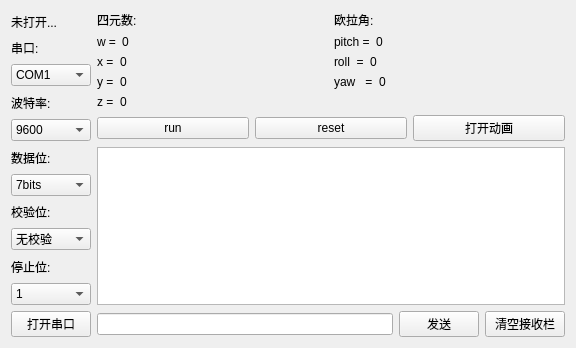
<?xml version="1.0" encoding="UTF-8"?>
<ui version="4.0">
 <class>Widget</class>
 <widget class="QWidget" name="Widget">
  <property name="geometry">
   <rect>
    <x>0</x>
    <y>0</y>
    <width>576</width>
    <height>348</height>
   </rect>
  </property>
  <property name="windowTitle">
   <string>Spacelan's 串口调试助手</string>
  </property>
  <layout class="QGridLayout" name="gridLayout">
   <item row="0" column="0">
    <layout class="QVBoxLayout" name="verticalLayout_2">
     <item>
      <widget class="QLabel" name="appName">
       <property name="text">
        <string>未打开...</string>
       </property>
      </widget>
     </item>
     <item>
      <widget class="QLabel" name="label">
       <property name="text">
        <string>串口:</string>
       </property>
      </widget>
     </item>
     <item>
      <widget class="QComboBox" name="portnameComboBox">
       <item>
        <property name="text">
         <string>COM1</string>
        </property>
       </item>
       <item>
        <property name="text">
         <string>COM2</string>
        </property>
       </item>
       <item>
        <property name="text">
         <string>COM3</string>
        </property>
       </item>
       <item>
        <property name="text">
         <string>COM4</string>
        </property>
       </item>
       <item>
        <property name="text">
         <string>COM5</string>
        </property>
       </item>
       <item>
        <property name="text">
         <string>COM6</string>
        </property>
       </item>
       <item>
        <property name="text">
         <string>COM7</string>
        </property>
       </item>
       <item>
        <property name="text">
         <string>COM8</string>
        </property>
       </item>
       <item>
        <property name="text">
         <string>COM9</string>
        </property>
       </item>
       <item>
        <property name="text">
         <string>COM10</string>
        </property>
       </item>
      </widget>
     </item>
     <item>
      <widget class="QLabel" name="label_2">
       <property name="text">
        <string>波特率:</string>
       </property>
      </widget>
     </item>
     <item>
      <widget class="QComboBox" name="baudRateComboBox">
       <item>
        <property name="text">
         <string>9600</string>
        </property>
       </item>
       <item>
        <property name="text">
         <string>115200</string>
        </property>
       </item>
      </widget>
     </item>
     <item>
      <widget class="QLabel" name="label_3">
       <property name="text">
        <string>数据位:</string>
       </property>
      </widget>
     </item>
     <item>
      <widget class="QComboBox" name="dataBitsComboBox">
       <item>
        <property name="text">
         <string>7bits</string>
        </property>
       </item>
       <item>
        <property name="text">
         <string>8bits</string>
        </property>
       </item>
      </widget>
     </item>
     <item>
      <widget class="QLabel" name="label_4">
       <property name="text">
        <string>校验位:</string>
       </property>
      </widget>
     </item>
     <item>
      <widget class="QComboBox" name="parityComboBox">
       <item>
        <property name="text">
         <string>无校验</string>
        </property>
       </item>
       <item>
        <property name="text">
         <string>奇校验</string>
        </property>
       </item>
       <item>
        <property name="text">
         <string>偶校验</string>
        </property>
       </item>
      </widget>
     </item>
     <item>
      <widget class="QLabel" name="label_5">
       <property name="text">
        <string>停止位:</string>
       </property>
      </widget>
     </item>
     <item>
      <widget class="QComboBox" name="stopbitsComboBox">
       <item>
        <property name="text">
         <string>1</string>
        </property>
       </item>
       <item>
        <property name="text">
         <string>1.5</string>
        </property>
       </item>
       <item>
        <property name="text">
         <string>2</string>
        </property>
       </item>
      </widget>
     </item>
     <item>
      <widget class="QPushButton" name="openclosebtn">
       <property name="text">
        <string>打开串口</string>
       </property>
      </widget>
     </item>
    </layout>
   </item>
   <item row="0" column="1">
    <layout class="QVBoxLayout" name="verticalLayout_5">
     <item>
      <layout class="QHBoxLayout" name="horizontalLayout_3">
       <item>
        <layout class="QVBoxLayout" name="verticalLayout">
         <item>
          <widget class="QLabel" name="label_quat">
           <property name="text">
            <string>四元数:</string>
           </property>
          </widget>
         </item>
         <item>
          <layout class="QFormLayout" name="formLayout">
           <item row="0" column="0">
            <widget class="QLabel" name="label_w">
             <property name="text">
              <string>w =</string>
             </property>
            </widget>
           </item>
           <item row="0" column="1">
            <widget class="QLabel" name="label_w_display">
             <property name="text">
              <string>0</string>
             </property>
            </widget>
           </item>
          </layout>
         </item>
         <item>
          <layout class="QFormLayout" name="formLayout_2">
           <item row="0" column="0">
            <widget class="QLabel" name="label_x">
             <property name="text">
              <string>x =</string>
             </property>
            </widget>
           </item>
           <item row="0" column="1">
            <widget class="QLabel" name="label_x_display">
             <property name="text">
              <string>0</string>
             </property>
            </widget>
           </item>
          </layout>
         </item>
         <item>
          <layout class="QFormLayout" name="formLayout_3">
           <item row="0" column="0">
            <widget class="QLabel" name="label_y">
             <property name="text">
              <string>y =</string>
             </property>
            </widget>
           </item>
           <item row="0" column="1">
            <widget class="QLabel" name="label_y_display">
             <property name="text">
              <string>0</string>
             </property>
            </widget>
           </item>
          </layout>
         </item>
         <item>
          <layout class="QFormLayout" name="formLayout_4">
           <item row="0" column="0">
            <widget class="QLabel" name="label_z">
             <property name="text">
              <string>z =</string>
             </property>
            </widget>
           </item>
           <item row="0" column="1">
            <widget class="QLabel" name="label_z_display">
             <property name="text">
              <string>0</string>
             </property>
            </widget>
           </item>
          </layout>
         </item>
        </layout>
       </item>
       <item>
        <layout class="QVBoxLayout" name="verticalLayout_3">
         <item>
          <widget class="QLabel" name="label_eular">
           <property name="text">
            <string>欧拉角:</string>
           </property>
          </widget>
         </item>
         <item>
          <layout class="QFormLayout" name="formLayout_5">
           <property name="fieldGrowthPolicy">
            <enum>QFormLayout::AllNonFixedFieldsGrow</enum>
           </property>
           <item row="0" column="0">
            <widget class="QLabel" name="label_pitch">
             <property name="text">
              <string>pitch =</string>
             </property>
            </widget>
           </item>
           <item row="0" column="1">
            <widget class="QLabel" name="label_pitch_display">
             <property name="text">
              <string>0</string>
             </property>
            </widget>
           </item>
          </layout>
         </item>
         <item>
          <layout class="QFormLayout" name="formLayout_6">
           <item row="0" column="0">
            <widget class="QLabel" name="label_roll">
             <property name="text">
              <string>roll  =</string>
             </property>
            </widget>
           </item>
           <item row="0" column="1">
            <widget class="QLabel" name="label_roll_display">
             <property name="text">
              <string>0</string>
             </property>
            </widget>
           </item>
          </layout>
         </item>
         <item>
          <layout class="QFormLayout" name="formLayout_7">
           <item row="0" column="0">
            <widget class="QLabel" name="label_yaw">
             <property name="text">
              <string>yaw   =</string>
             </property>
            </widget>
           </item>
           <item row="0" column="1">
            <widget class="QLabel" name="label_yaw_display">
             <property name="text">
              <string>0</string>
             </property>
            </widget>
           </item>
          </layout>
         </item>
         <item>
          <widget class="QLabel" name="label_6">
           <property name="text">
            <string/>
           </property>
          </widget>
         </item>
        </layout>
       </item>
      </layout>
     </item>
     <item>
      <layout class="QVBoxLayout" name="verticalLayout_4">
       <item>
        <layout class="QHBoxLayout" name="horizontalLayout_2">
         <item>
          <widget class="QPushButton" name="runpauseBtn">
           <property name="text">
            <string>run</string>
           </property>
          </widget>
         </item>
         <item>
          <widget class="QPushButton" name="restartBtn">
           <property name="text">
            <string>reset</string>
           </property>
          </widget>
         </item>
         <item>
          <widget class="QPushButton" name="displayBTN">
           <property name="text">
            <string>打开动画</string>
           </property>
          </widget>
         </item>
        </layout>
       </item>
       <item>
        <layout class="QVBoxLayout" name="verticalLayout_6">
         <item>
          <widget class="QTextBrowser" name="recieveTextBrowser"/>
         </item>
         <item>
          <layout class="QHBoxLayout" name="horizontalLayout">
           <item>
            <widget class="QLineEdit" name="sendLineEdit">
             <property name="inputMask">
              <string/>
             </property>
             <property name="text">
              <string/>
             </property>
             <property name="placeholderText">
              <string/>
             </property>
            </widget>
           </item>
           <item>
            <widget class="QPushButton" name="sendbtn">
             <property name="text">
              <string>发送</string>
             </property>
            </widget>
           </item>
           <item>
            <widget class="QPushButton" name="clearbtn">
             <property name="text">
              <string>清空接收栏</string>
             </property>
            </widget>
           </item>
          </layout>
         </item>
        </layout>
       </item>
      </layout>
     </item>
    </layout>
   </item>
  </layout>
 </widget>
 <layoutdefault spacing="6" margin="11"/>
 <resources/>
 <connections/>
</ui>
